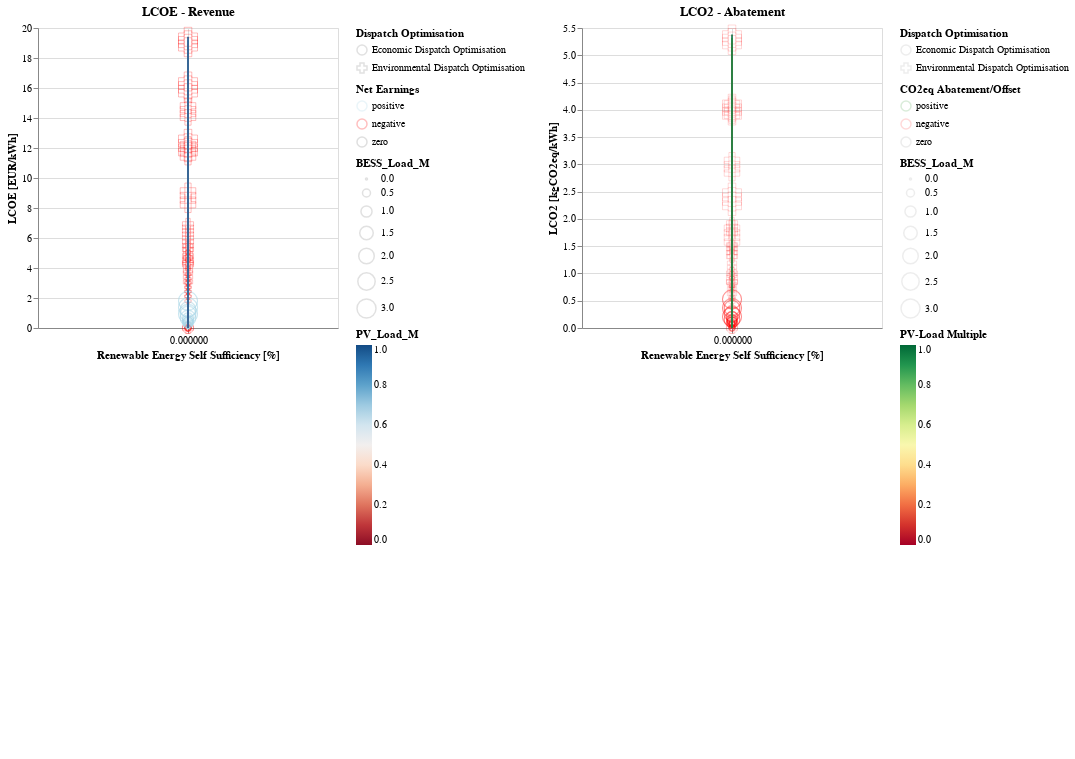

Notebook code cell kept with this figure:
### Markdown cell above
### Raw Plots

### Code cell
shape_values = {'Economic Dispatch Optimisation': 'circle', 'Environmental Dispatch Optimisation': 'cross'}
color_mapping_earnings = {
    'positive': 'lightblue',  # Positive earnings
    'negative': 'red',    # Negative earnings
    'zero': 'gray'        # Zero earnings
}
color_mapping_abatement = {
    'positive': 'green',  # Positive earnings
    'negative': 'red',    # Negative earnings
    'zero': 'gray'        # Zero earnings
}
# color = alt.condition(
#     alt.datum.earnings_class == 'positive',  # Condition 1
#     alt.value(color_mapping_earnings['positive']),  # Color for positive
#     alt.condition(
#         alt.datum.earnings_class == 'negative', 
#         alt.value(color_mapping_earnings['negative']),  # Color for negative
#         alt.value(color_mapping_earnings['zero'])      # Default color (zero)
#     )
# )

#leer resultados
results_econ = pd.read_csv('../data/processed/CaseB/results_econ.csv', sep=';')
results_env = pd.read_csv('../data/processed/CaseB/results_env.csv', sep=';')
results = pd.read_csv('../data/processed/CaseB/results.csv', sep=';')


lines_lcoe_revenue_econ= alt.Chart(results_econ, title='LCOE - Revenue').mark_line(
    size= 1.5
).encode(
    x= alt.X('ress:Q', axis= alt.Axis(title='Renewable Energy Self Sufficiency [%]')),
    y= alt.Y('lcoe_revenue:Q', axis= alt.Axis(title='LCOE [EUR/kWh]')),
    # shape= alt.Shape(
    #     'earnings_class:N',
    #     scale=alt.Scale(
    #         domain=list(shape_values.keys()),
    #         range=list(shape_values.values())
    #     )
    # ),
    color= alt.Color('PV_Load_M:Q').scale(
        scheme='redblue',
        #domain= (0, 8)
    ),
)
lines_lcoe_revenue_env= alt.Chart(results_env, title='LCOE - Revenue').mark_line(
    size= 1.5
).encode(
    x= alt.X('ress:Q', axis= alt.Axis(title='Renewable Energy Self Sufficiency [%]')),
    y= alt.Y('lcoe_revenue:Q', axis= alt.Axis(title='LCOE [EUR/kWh]')),
    # shape= alt.Shape(
    #     'earnings_class:N',
    #     scale=alt.Scale(
    #         domain=list(shape_values.keys()),
    #         range=list(shape_values.values())
    #     )
    # ),
    color= alt.Color(
        'PV_Load_M:Q',
        legend= alt.Legend(
            title= '',
            labelOpacity=0,
            gradientOpacity=0,
            symbolOpacity=0
        )
    ).scale(
        scheme='redblue',
        #domain= (0, 8)
    )
)
points_lcoe_revenue= alt.Chart(results).mark_point(
    size= 150,
    strokeWidth= 1,
    opacity= 0.25
).encode(
    alt.X(
        'ress:Q',
        # axis= alt.Axis(
        #     title='',
        #     labelOpacity= 0
        # )
    ),
    alt.Y(
        'lcoe_revenue:Q',
        # axis= alt.Axis(
        #     title='',
        #     labelOpacity= 0
        # )
    ),
    shape= alt.Shape(
        'label:N',
        scale=alt.Scale(
            domain=list(shape_values.keys()),
            range=list(shape_values.values())
        ),
        legend= alt.Legend(
            title= 'Dispatch Optimisation'
        )
    ),
    # color= alt.Color(
    #     'earnings_class:N',
    #     legend= alt.Legend(
    #         title='Net Earnings',
    #         #title='',
    #         # labelOpacity= 0,
    #         # symbolOpacity= 0,
    #         # gradientOpacity= 0,
    #         # titleOpacity=0
    #     )
    # ).scale(
    #     scheme='redblue',
    #     #domain= (-1500000, 1500000)
    # ),
    color= alt.Color(
        'earnings_class:N',
        scale=alt.Scale(
            domain=list(color_mapping_earnings.keys()),
            range=list(color_mapping_earnings.values())
        ),
        legend= alt.Legend(
            title= 'Net Earnings'
        )
    ),
    size= alt.Size(
        'BESS_Load_M:Q',
        legend= alt.Legend(
            #title= '',
        )
    )
)


lines_lco2_abatement_econ= alt.Chart(results_econ, title='LCO2 - Abatement').mark_line(
    size= 1.5
).encode(
    x= alt.X('ress:Q', axis= alt.Axis(title='Renewable Energy Self Sufficiency [%]')),
    y= alt.Y('lco2_abatement:Q', axis= alt.Axis(title='LCO2 [kgCO2eq/kWh]')),
    # shape= alt.Shape(
    #     'earnings_class:N',
    #     scale=alt.Scale(
    #         domain=list(shape_values.keys()),
    #         range=list(shape_values.values())
    #     )
    # ),
    color= alt.Color(
        'PV_Load_M:Q',
        legend= alt.Legend(
            title= 'PV-Load Multiple'
        )
    ).scale(
        scheme='redyellowgreen',
        #domain= (0, 8)
    ),
)
lines_lco2_abatement_env= alt.Chart(results_env, title='LCO2 - Abatement').mark_line(
    size= 1.5
).encode(
    x= alt.X('ress:Q', axis= alt.Axis(title='Renewable Energy Self Sufficiency [%]')),
    y= alt.Y('lco2_abatement:Q', axis= alt.Axis(title='LCO2 [kgCO2eq/kWh]')),
    # shape= alt.Shape(
    #     'earnings_class:N',
    #     scale=alt.Scale(
    #         domain=list(shape_values.keys()),
    #         range=list(shape_values.values())
    #     )
    # ),
    color= alt.Color(
        'PV_Load_M:Q',
        legend= alt.Legend(
            title= '',
            labelOpacity=0,
            gradientOpacity=0,
            titleOpacity=0
        )
    ).scale(
        scheme='redyellowgreen',
        #domain= (0, 8)
    ),
)
points_lco2_abatement= alt.Chart(results).mark_point(
    size= 150,
    strokeWidth= 1,
    opacity= 0.15
).encode(
    alt.X(
        'ress:Q',
        # axis= alt.Axis(
        #     title='',
        #     labelOpacity= 0
        # )
    ),
    alt.Y(
        'lco2_abatement:Q',
        # axis= alt.Axis(
        #     title='',
        #     labelOpacity= 0
        # )
    ),
    shape= alt.Shape(
        'label:N',
        scale=alt.Scale(
            domain=list(shape_values.keys()),
            range=list(shape_values.values()),
        ),
        legend= alt.Legend(
            title= 'Dispatch Optimisation'
        )
    ),
    # color= alt.Color(
    #     'co2abatement_class:N',
    #     legend= alt.Legend(
    #         title='CO2eq Abatement/Offset',
    #         # title='',
    #         # labelOpacity= 0,
    #         # symbolOpacity= 0,
    #         # gradientOpacity= 0
    #     )
    # ).scale(
    #     scheme='redyellowgreen',
    #     #domain= (-800000, 500000)
    # ),
    color= alt.Color(
        'co2abatement_class:N',
        scale=alt.Scale(
            domain=list(color_mapping_abatement.keys()),
            range=list(color_mapping_abatement.values())
        ),
        legend= alt.Legend(
            title= 'CO2eq Abatement/Offset'
        )
    ),
    size= alt.Size(
        'BESS_Load_M:Q'
    )
)


# alt.layer(lines_lcoe + points_lcoe_revenue)#.resolve_scale(shape= 'independent')


alt.hconcat(
    alt.layer(
        points_lcoe_revenue,
        lines_lcoe_revenue_econ,
        lines_lcoe_revenue_env
    ).resolve_scale(
        color= 'independent',
        size= 'independent'
    ),
    alt.layer(
        points_lco2_abatement,
        lines_lco2_abatement_econ,
        lines_lco2_abatement_env
    ).resolve_scale(
        color= 'independent',
        size= 'independent'
    )
).resolve_scale(
    #legend= 'independent',
    #scale= 'independent',
    shape= 'independent',
    color= 'independent'
)
